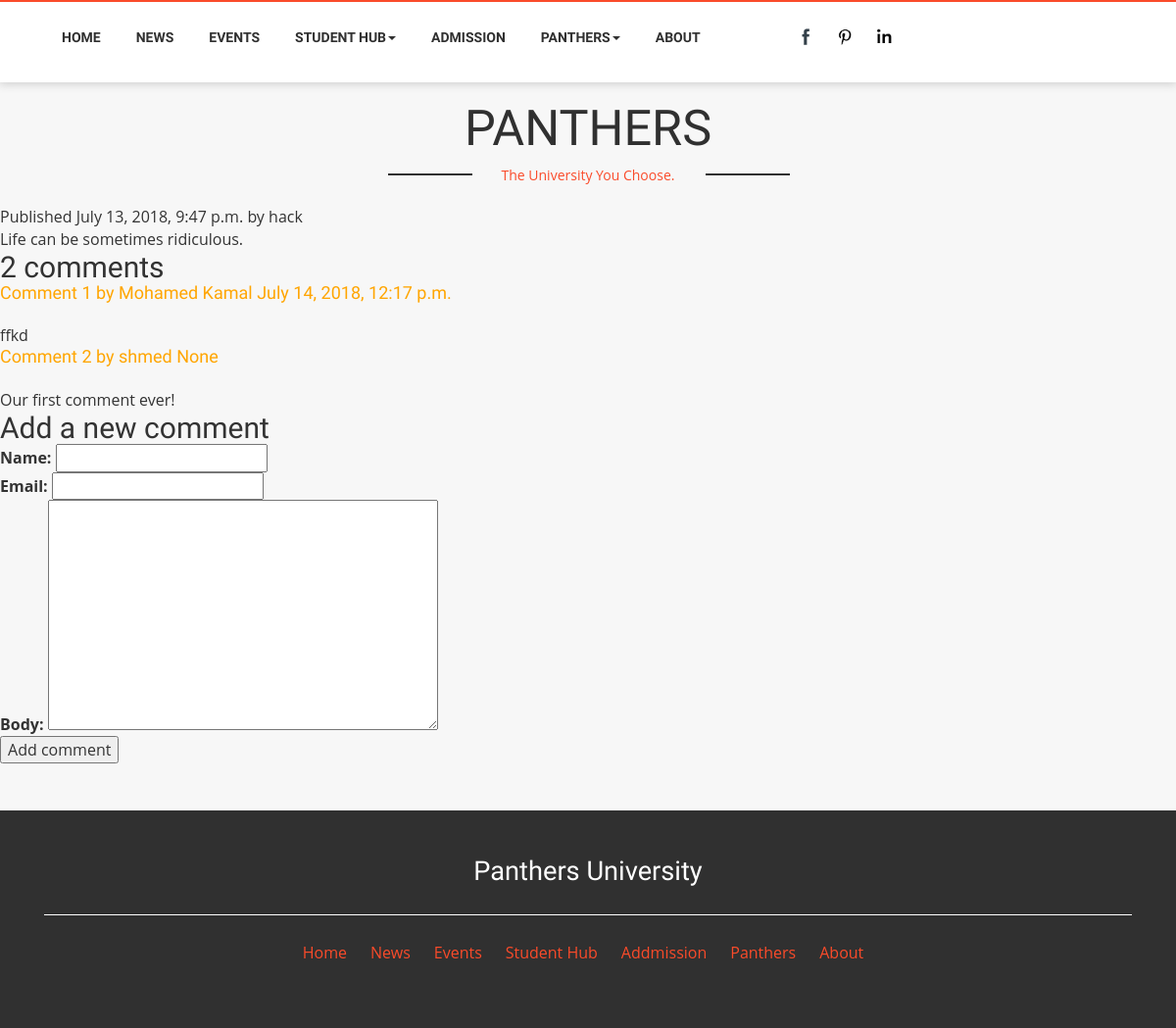
/board/2018/07/13/ENter/, run on the app's committed database.
### board/models.py (models this page shows, shortened)
class Post(models.Model):
    title = models.CharField(max_length=250)
    STATUS_CHOICES = (('draft', 'Draft'),('published', 'Published'),)
    slug = models.SlugField(max_length=250, unique_for_date='publish')
    author = models.ForeignKey(User,related_name='blog_posts')
    body = models.TextField()
    publish = models.DateTimeField(default=timezone.now)
    created = models.DateTimeField(auto_now_add=True)
    updated = models.DateTimeField(auto_now=True)
    status = models.CharField(max_length=10,choices=STATUS_CHOICES,default='draft')
    class Meta:
        ordering = ('-publish',)

class Comment(models.Model):
    post = models.ForeignKey(Post, related_name='comments')
    name = models.CharField(max_length=80)
    email = models.EmailField()
    body = models.TextField()
    created = models.DateTimeField(auto_now_add=True)
    updated = models.DateTimeField(auto_now=True)
    active = models.BooleanField(default=True)
    class Meta:
        ordering = ('created',)

### board/views.py (the view)
def post_detail(request, year, month, day, post):
    post=Post.objects.get(pk=1)
    comments = post.comments.filter(active=True)
    if request.method == 'POST':
        comment_form = CommentForm(data=request.POST)
        if comment_form.is_valid():
            new_comment = comment_form.save(commit=False)
            new_comment.post = post
            new_comment.save()
    else:
        comment_form = CommentForm()
    return render(request,'details.html',{'post': post , 'comments': comments,'comment_form':comment_form})

### board/forms.py
class CommentForm(forms.ModelForm):
    class Meta:
        model = Comment
        fields = ('name', 'email', 'body')

### board/templates/details.html (shortened to what this page needs)
{% extends "base.html" %}
{% block content %}
<p class="date">    Published {{ post.publish }} by {{ post.author }}
</p>
{{ post.body|linebreaks }}
{% with comments.count as total_comments %}
 <h2>
     {{ total_comments }} comment{{ total_comments|pluralize }}
 </h2>
{% endwith %}
{% for comment in comments %}
 <div class="comment">
      <h4 style="color:orange;">
           Comment {{ forloop.counter }} by {{ comment.name }}
           {{ comment.created }}
           </h4>
           <br>
     {{ comment.body|linebreaks }}
      </div>
{% empty %}
<p>There are no comments yet.</p>
{% endfor %}
{% if new_comment %}
<h2>Your comment has been added.</h2>
{% else %}
 <h2>Add a new comment</h2>
<form action="." method="post">
     {{ comment_form.as_p }}
     <p><input type="submit" value="Add comment"></p>
     </form>
{% endif %}
        {% endblock %}

### admission/static/css/style.css (style rules this page uses)
html, body { font-family: 'Raleway', sans-serif; font-size: 100%; background: #f7f7f7; }
input[type="button"],input[type="submit"],li.parallelogram { transition:0.5s all; -webkit-transition:0.5s all; -moz-transition:0.5s all; -o-transition:0.5s all; -ms-transition:0.5s all; }
h1,h2,h3,h4,h5,h6 { margin:0; font-family: 'Raleway', sans-serif; }
p { margin:0; font-family: 'Open Sans', sans-serif; }
label { margin:0; }

### data on the page
Post: publish "July 13, 2018, 9:47 p.m.", author "hack", body "Life can be sometimes ridiculous."
Comment: name "Mohamed Kamal", created "July 14, 2018, 12:17 p.m.", body "ffkd"
Comment: name "shmed", created "None", body "Our first comment ever!"

### other printed values
{{ total_comments }} "2"
